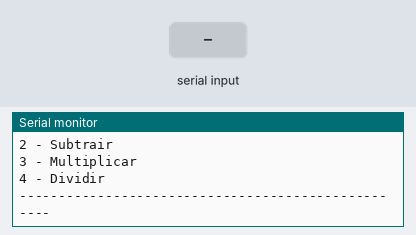
A sketch run on a simulated Arduino Mega 2560, built with avr-gcc and run on an emulated ATmega2560. Shown: the last lines printed to the serial monitor. Inputs (shaded band) come from the test bench.

Above: at 1.0 s.
1.1 s: "s" received over Serial
At 3.3 s:
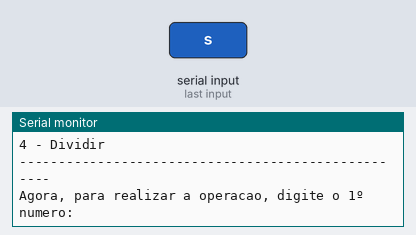
3.6 s: "90,45,200\n" received over Serial
At 5.6 s:
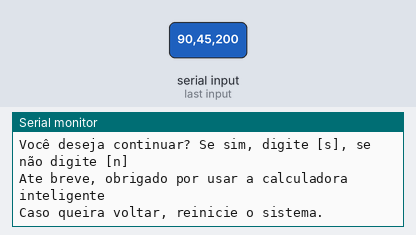

The sketch:

calculadora_com_menu1.ino
```cpp
float resultado;


int escolhaDaOperacao;
int contador = 0;

float somar(float numero1, float numero2, float numero3 = 0){

  return (numero1 + numero2 + numero3);

}

	void subtrair(float numero1, float numero2){
	resultado = numero1 - numero2;
}

	void multiplicar(float numero1, float numero2){
 	resultado = numero1 * numero2;
}
	void dividir(float numero1, float numero2){
	resultado = numero1 / numero2;
}


void setup()
{
  Serial.begin(9600);
  	float numero1 = 0.0;
	float numero2 = 0.0;

  do{
     Serial.println("---------------------------------------------------");
     Serial.println("Bem vindo(a) a calculadora mega inteligente :P!!!");
     Serial.println("Escolha uma das opcoes/operacoes:");
     Serial.println("1 - Somar");
     Serial.println("2 - Subtrair");
     Serial.println("3 - Multiplicar");
     Serial.println("4 - Dividir");
     Serial.println("---------------------------------------------------");

     while(!Serial.available()){}

     escolhaDaOperacao = Serial.parseInt();

     Serial.println("Agora, para realizar a operacao, digite o 1º numero:");
     while(! Serial.available()){}
     numero1 = Serial.parseFloat();

     Serial.println("Agora digite o 2º numero:");
     while(! Serial.available()){}
     numero2 = Serial.parseFloat();

    switch(escolhaDaOperacao){
      case 1:

      resultado = somar(numero1, numero2);
      Serial.println("WOW!!! o resultado foi: " + String(resultado));
        break;

      case 2:
      subtrair(numero1, numero2);
      Serial.println("WOW!!! o resultado foi: " + String(resultado));
        break;

      case 3:
      multiplicar (numero1, numero2);
      Serial.println("WOW!!! o resultado foi: " + String(resultado));
        break;

      case 4:
      dividir (numero1, numero2);
      Serial.println("WOW!!! o resultado foi: " + String(resultado));
        break;

      default:
      Serial.println("Opcão inválida");

    }

    Serial.println("Você deseja continuar? Se sim, digite [s], se não digite [n]");
    while(!Serial.available()){}

    if(Serial.readString() == "s"){
      contador++;
    }
    else{
    contador = 0;

    Serial.println("Ate breve, obrigado por usar a calculadora inteligente");
    Serial.println("Caso queira voltar, reinicie o sistema.");
    }

  }
  while(contador != 0 );
}

void loop()
{

}
```

Measured:
- after the input at 1.1 s, the serial monitor: prints a new line after 1.0 s (image 1)
- after the input at 3.6 s, the serial monitor: prints a new line at once (image 2)
